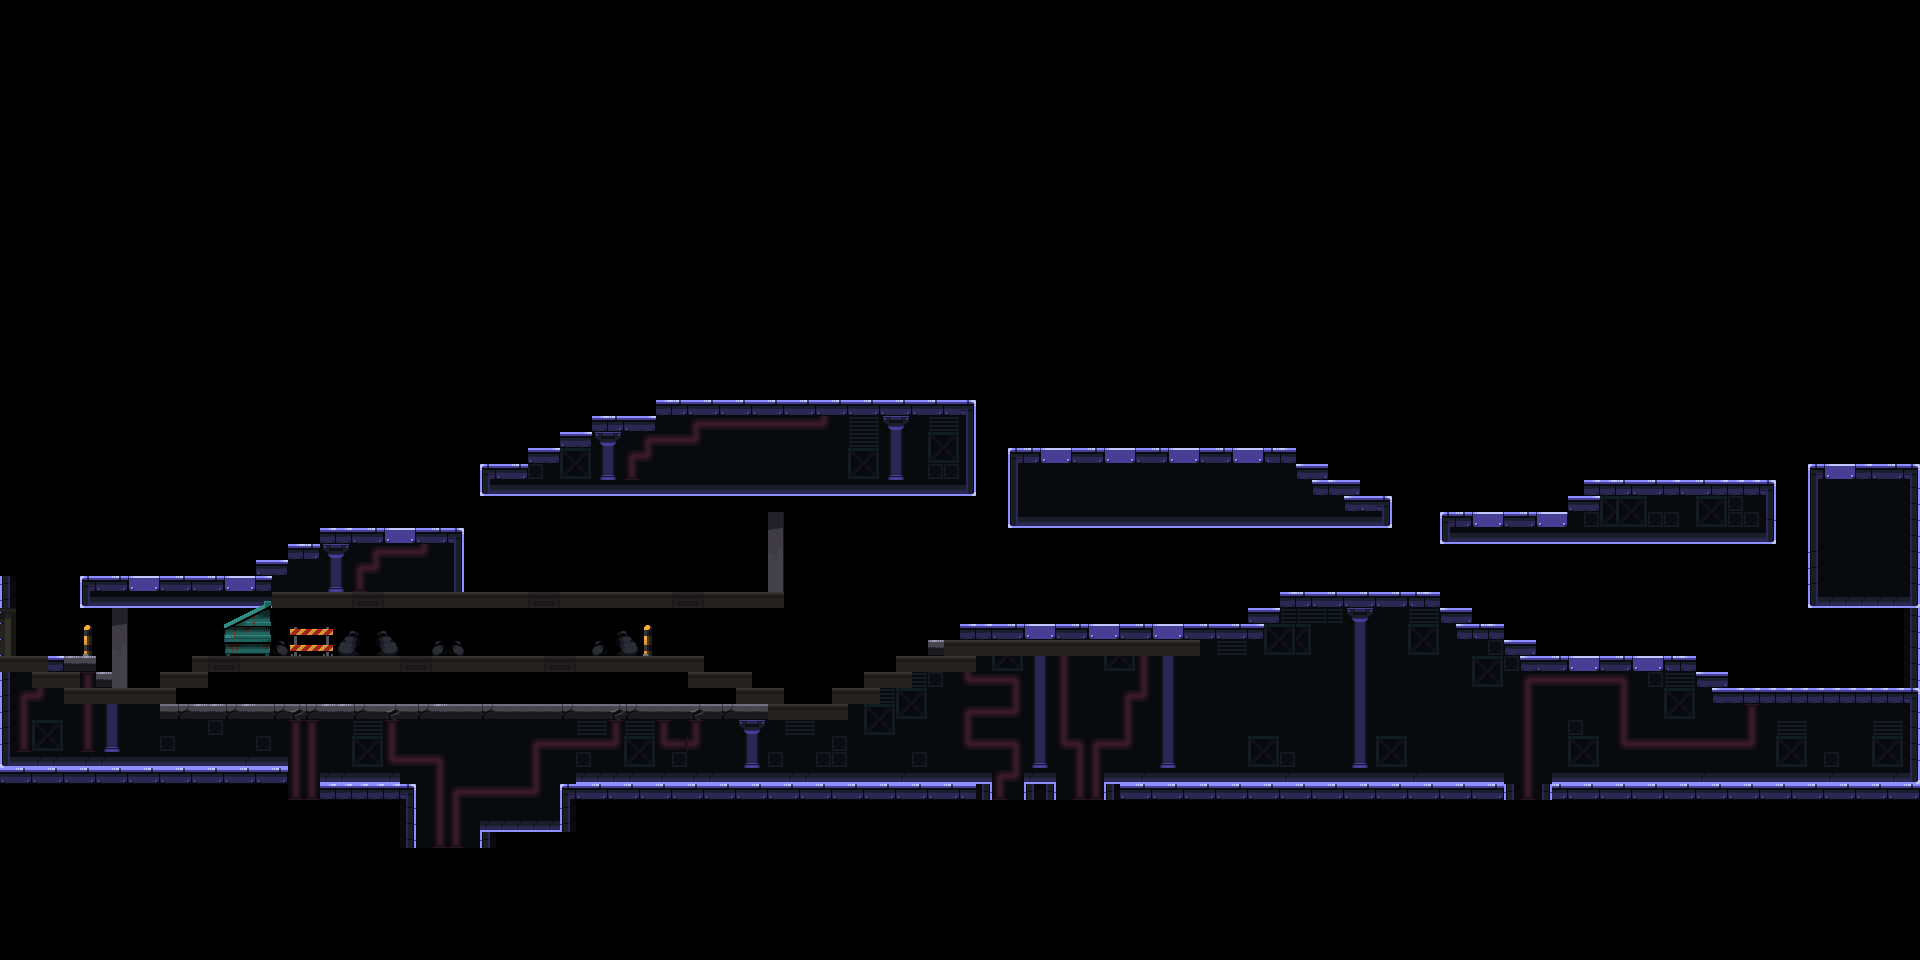

A level layout from a 2D game, rendered from its tile map. Below: a short description, then the map file with tile-grid data replaced by summaries:
An orthogonal 120x60 tile map with 16x16 px tiles, 3 tile layers (Camada de Blocos 1, Camada de Blocos 2, Tutorial), 3 tilesets.

<map version="1.10" tiledversion="1.10.2" orientation="orthogonal" renderorder="right-down" width="120" height="60" tilewidth="16" tileheight="16" infinite="0" nextlayerid="9" nextobjectid="1">
 <tileset firstgid="1" source="Tiles.tsx" />
 <tileset firstgid="55" source="Buildings.tsx" />
 <tileset firstgid="430" source="Props-01.tsx" />
 <layer id="1" name="Camada de Blocos 1" width="120" height="60">
  <data>[7200 cells, 1511 non-empty, 45 distinct tile ids]</data>
 </layer>
 <layer id="7" name="Camada de Blocos 2" width="120" height="60">
  <data>[7200 cells, 2 non-empty, 2 distinct tile ids]</data>
 </layer>
 <layer id="8" name="Tutorial" width="120" height="60">
  <data>[7200 cells, 169 non-empty, 35 distinct tile ids]</data>
 </layer>
</map>
